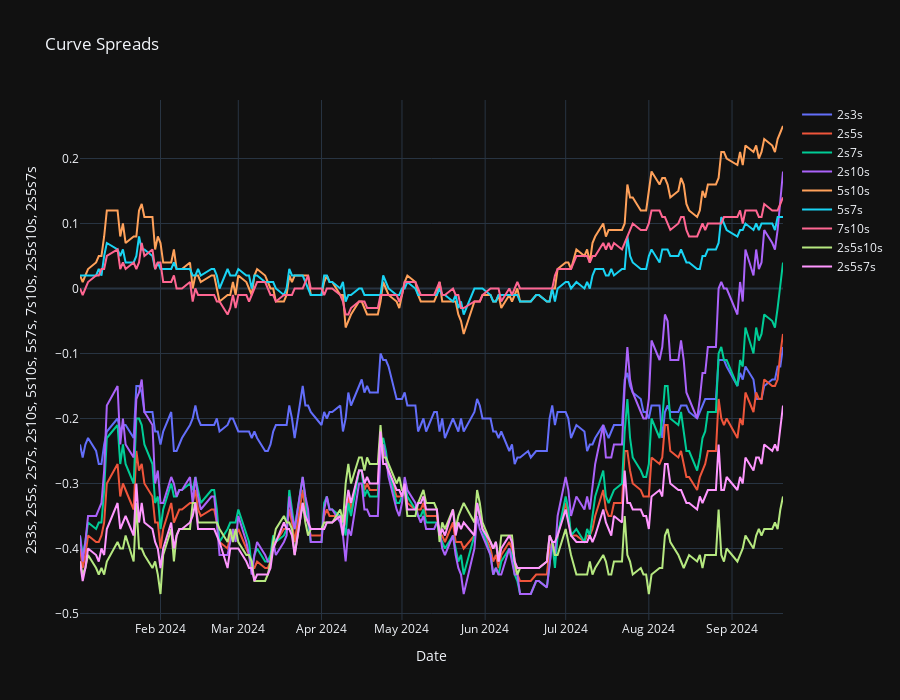

Source (notebook cell):
### Code cell
cmt_yields_df["2s3s"] = cmt_yields_df["CMT3"] - cmt_yields_df["CMT2"]
cmt_yields_df["2s5s"] = cmt_yields_df["CMT5"] - cmt_yields_df["CMT2"]
cmt_yields_df["2s7s"] = cmt_yields_df["CMT7"] - cmt_yields_df["CMT2"]
cmt_yields_df["2s10s"] = cmt_yields_df["CMT10"] - cmt_yields_df["CMT2"]
cmt_yields_df["2s30s"] = cmt_yields_df["CMT30"] - cmt_yields_df["CMT2"]
cmt_yields_df["5s30s"] = cmt_yields_df["CMT30"] - cmt_yields_df["CMT5"]
cmt_yields_df["5s7s"] = cmt_yields_df["CMT7"] - cmt_yields_df["CMT5"]
cmt_yields_df["5s10s"] = cmt_yields_df["CMT10"] - cmt_yields_df["CMT5"]
cmt_yields_df["7s10s"] = cmt_yields_df["CMT10"] - cmt_yields_df["CMT7"]
cmt_yields_df["2s5s10s"] = (cmt_yields_df["CMT5"] - cmt_yields_df["CMT2"]) - (cmt_yields_df["CMT10"] - cmt_yields_df["CMT5"])
cmt_yields_df["2s5s7s"] = (cmt_yields_df["CMT5"] - cmt_yields_df["CMT2"]) - (cmt_yields_df["CMT7"] - cmt_yields_df["CMT5"])
cmt_yields_df["2s5s7s-2s5s10s"] = cmt_yields_df["2s5s7s"] - cmt_yields_df["2s5s10s"] 

plot_yields(
    cmt_yields_df,
    y_cols=[
        "2s3s", 
        "2s5s", 
        "2s7s", 
        "2s10s",
        "5s10s",
        "5s7s",
        "7s10s",
        "2s5s10s",
        "2s5s7s",
        # # "2s5s7s-2s5s10s"
    ],
    custom_title="Curve Spreads",
    recessions=recessions,
)

### Figure 1 — Plotly figure (JSON) as saved in the notebook; plotly's stock layout.template omitted (floating-point values rounded to 4 significant figures; data arrays with more than 128 entries replaced by an {"elided": "..."} marker saying what was removed)
{"data": [{"mode": "lines", "name": "2s3s", "type": "scatter", "x": {"elided": "182 str values"}, "y": {"elided": "182 float values"}}, {"mode": "lines", "name": "2s5s", "type": "scatter", "x": {"elided": "182 str values"}, "y": {"elided": "182 float values"}}, {"mode": "lines", "name": "2s7s", "type": "scatter", "x": {"elided": "182 str values"}, "y": {"elided": "182 float values"}}, {"mode": "lines", "name": "2s10s", "type": "scatter", "x": {"elided": "182 str values"}, "y": {"elided": "182 float values"}}, {"mode": "lines", "name": "5s10s", "type": "scatter", "x": {"elided": "182 str values"}, "y": {"elided": "182 float values"}}, {"mode": "lines", "name": "5s7s", "type": "scatter", "x": {"elided": "182 str values"}, "y": {"elided": "182 float values"}}, {"mode": "lines", "name": "7s10s", "type": "scatter", "x": {"elided": "182 str values"}, "y": {"elided": "182 float values"}}, {"mode": "lines", "name": "2s5s10s", "type": "scatter", "x": {"elided": "182 str values"}, "y": {"elided": "182 float values"}}, {"mode": "lines", "name": "2s5s7s", "type": "scatter", "x": {"elided": "182 str values"}, "y": {"elided": "182 float values"}}], "layout": {"height": 700, "showlegend": true, "title": {"text": "Curve Spreads"}, "xaxis": {"nticks": 10, "showspikes": true, "spikecolor": "white", "spikemode": "across", "spikesnap": "cursor", "title": {"text": "Date"}}, "yaxis": {"showspikes": true, "spikecolor": "white", "spikesnap": "cursor", "spikethickness": 0.5, "title": {"text": "2s3s, 2s5s, 2s7s, 2s10s, 5s10s, 5s7s, 7s10s, 2s5s10s, 2s5s7s"}}}}
